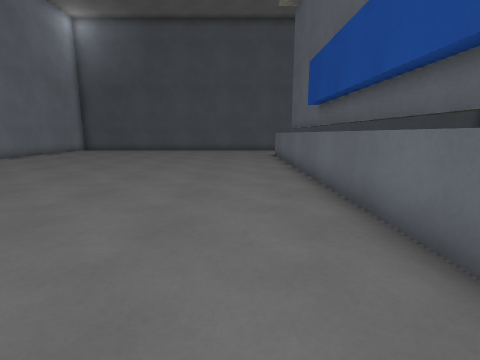
view 1 (above)

17 first-person views from a walk through a Godot game level. The camera is 1.2 m above the floor, tilts 10° down and sees 85° across. The floor is counted in squares, 1 m on a side. Each view is taken from the middle of a square. On the plan, view 1 faces up. The plan holds only what a view shows up to about 12 squares ahead; the rest is blank. Surface patterns are stand-ins for the level's own textures.

view 2
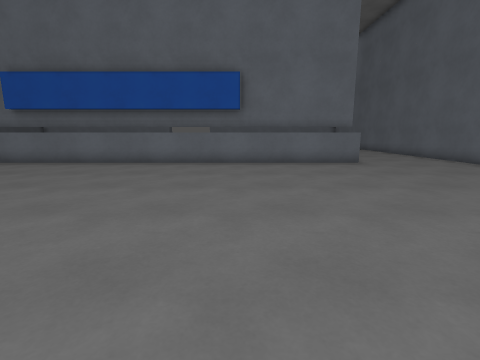

view 3
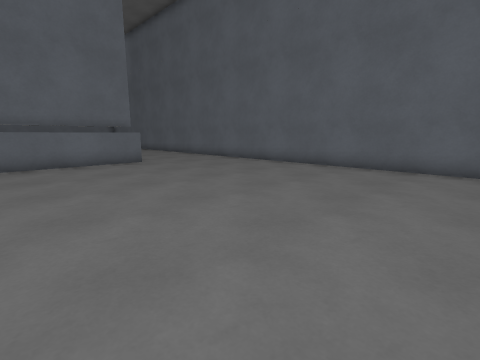

view 4
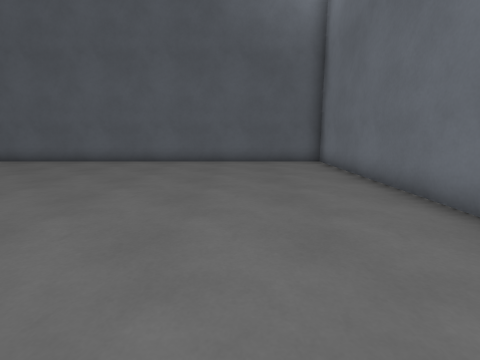

view 5
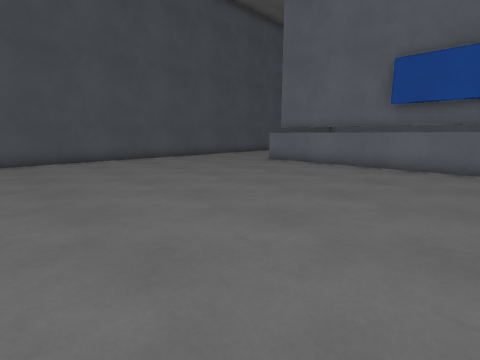

view 6
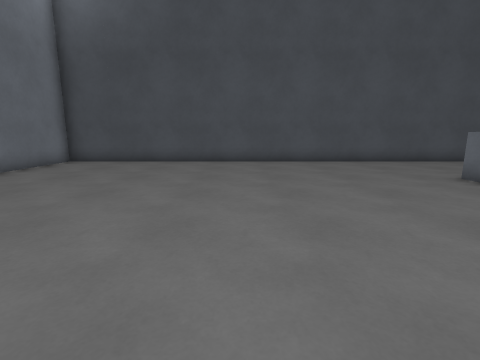

view 7
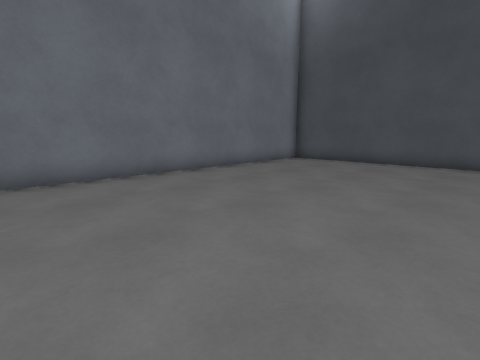

view 8
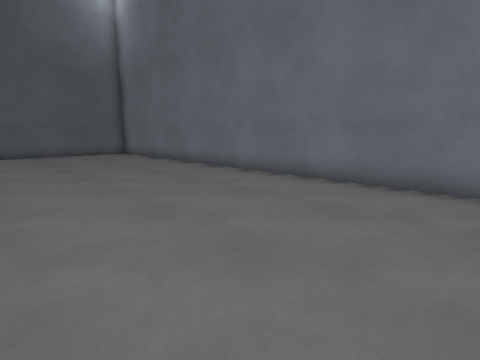

view 9
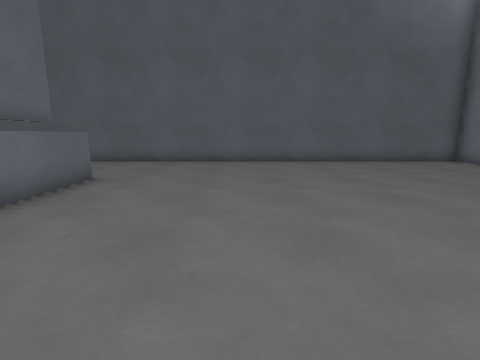

view 10
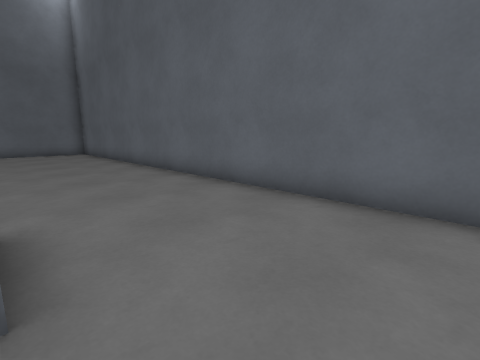

view 11
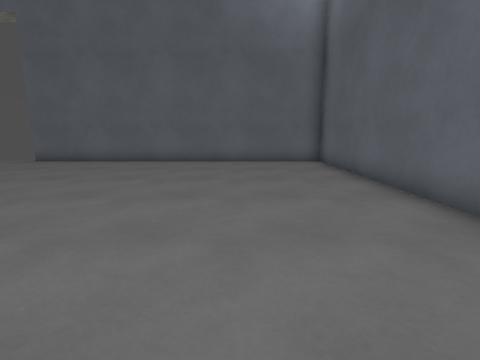

view 12
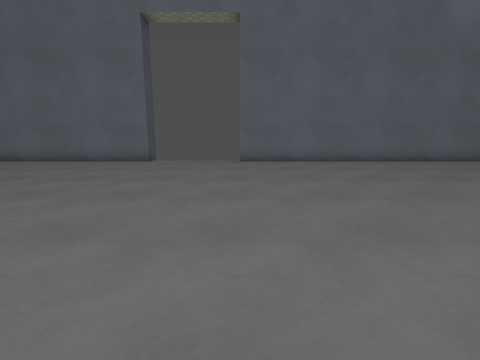

view 13
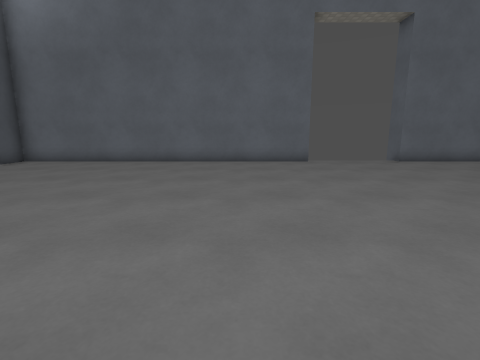

view 14
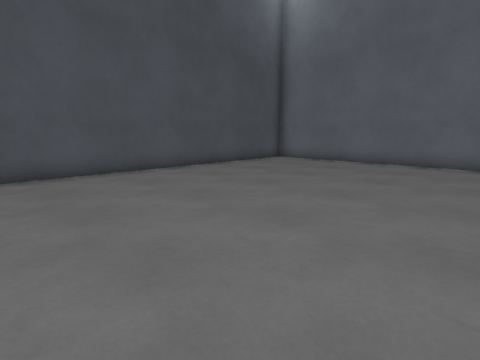

view 15
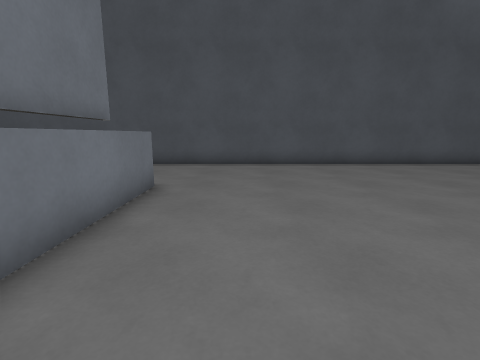

view 16
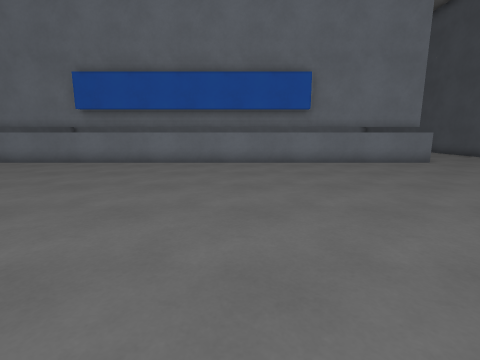

view 17
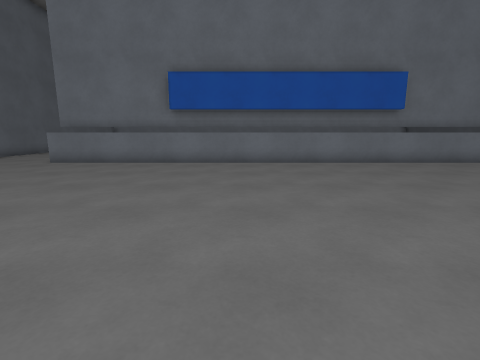

### Floor plan
Key: @ floor where view 1 was taken; # wall or solid block; x gap in a wall; . floor; ^ raised ledge.
Columns run from 12 left of view 1 to 18 right of it. Each row starts with its distance up from view 1.
 20 ###############################
 19 #.............................#
 18 #.............................#
 17 #.............................#
 16 #.............................#
 15 #.............^#^.............#
 14 #.............^^^.............#
 13 #.............^^^.............#
 12 #.............^^^.............#
 11 #.............^^^.............#
 10 #.............^#^.............#
  9 #.............^#^.............#
  8 #.............^#^.............#
  7 #.............^#^.............x
  6 #.............^#^.............
  5 #.............^#^.............
  4 #.............^#^.............
  3 #.............^#^.............x
  2 #.............^#^.............#
  1 #.............^#^.............#
  0 #...........@.^#^.............#
 -1 #.............^^^.............#
 -2 #.............^^^.............#
 -3 #.............^^^.............#
 -4 #.............^^^.............#
 -5 #.............^#^.............#
 -6 #.............................#
 -7 #.............................#
 -8 #.............................#
 -9 #.............................#
-10 ###############################

Where each view was taken, in squares from view 1:
view 1: 0 up, 0 right, facing up
view 2: 0 up, 9 left, facing right
view 3: 0 up, 9 left, facing down-right
view 4: 2 up, 8 left, facing down
view 5: 7 up, 8 left, facing up-right
view 6: 8 up, 4 left, facing up
view 7: 8 up, 4 left, facing up-left
view 8: 7 up, 5 left, facing down-left
view 9: 2 up, 2 left, facing down
view 10: 5 down, 0 right, facing down-right
view 11: 6 down, 6 right, facing right
view 12: 3 up, 6 right, facing right
view 13: 10 up, 6 right, facing right
view 14: 11 up, 6 right, facing up-right
view 15: 9 up, 6 right, facing up
view 16: 7 up, 15 right, facing left
view 17: 3 up, 15 right, facing left
